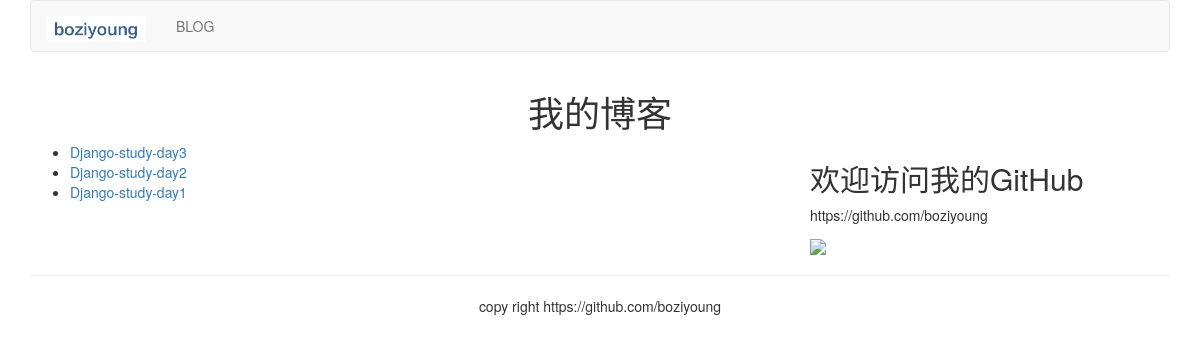
Screenshot of /blog/ with the database file from the repository.
### blog/models.py (models this page shows, shortened)
class BlogArticles(models.Model):
    title = models.CharField(max_length=300)
    author = models.ForeignKey(User, related_name="blog_posts", on_delete=models.PROTECT)
    body = models.TextField()
    publish = models.DateTimeField(default=timezone.now)
    class Meta:
        ordering = ("-publish",)

### blog/views.py (the view)
# urls.py: path("", views.blog_title, name='blog_title'),
def blog_title(request):
    blogs = BlogArticles.objects.all()
    return render(request, 'blog/titles.html', {'blogs': blogs})

### templates/blog/titles.html (shortened to what this page needs)
{% extends "base.html" %}
{% block content %}
<div class="row text-center vertical-middle-sm">
    <h1>我的博客</h1>
</div>
<div class="row">
    <div class="col-xs-12 col-md-8">
    <ul>
    {% for blog in blogs %}
        <li><a href="{{ blog.id }}">{{ blog.title }}</a></li>
    {% endfor %}
    </ul>
    </div>
    <div class="col-xs-6 col-md-4">
    <h2>欢迎访问我的GitHub</h2>
    <p>https://github.com/boziyoung</p>
    <img width="200px" src="https://avatar.csdn.net/9/E/A/1_chengqiuming.jpg?1544877778">
    </div>
</div>
{% endblock %}

### rows the page displays
BlogArticles: title "Django-study-day3"
BlogArticles: title "Django-study-day2"
BlogArticles: title "Django-study-day1"
